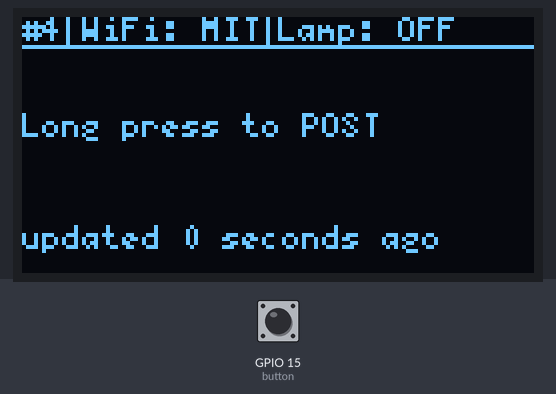
The sketch below on a simulated ESP32. Shown: 128×64 one-colour display. Inputs (shaded band) come from the test bench; at power-on: GPIO 15 (button) LOW. WiFi joins after 1.5 s; servers stay silent unless stated; uploads are accepted with an empty reply; what the sketch prints to the serial monitor is not drawn.

Above: at 5.5 s.
5.6 s: GPIO 15 (button) pulled HIGH for 0.15 s
At 8.1 s:
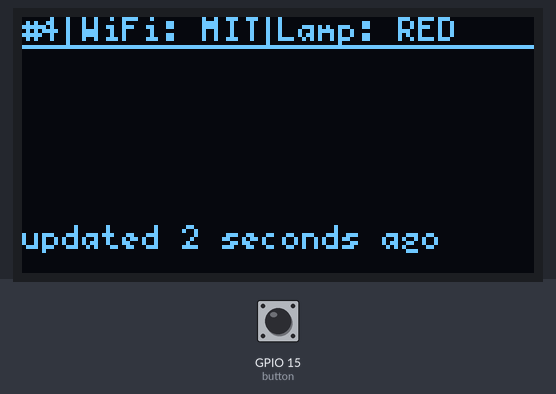
8.7 s: GPIO 15 (button) pulled HIGH for 1 s
At 10.3 s:
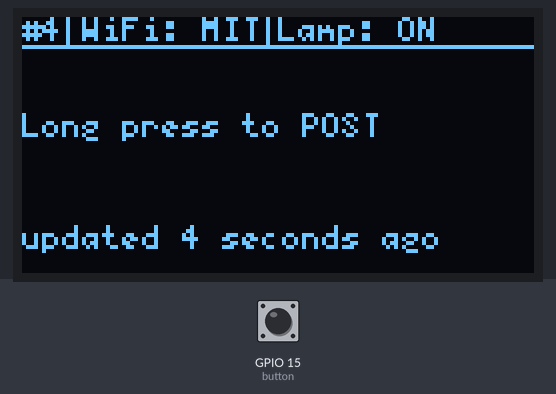
12.7 s: GPIO 15 (button) pulled HIGH for 0.15 s
At 15.4 s:
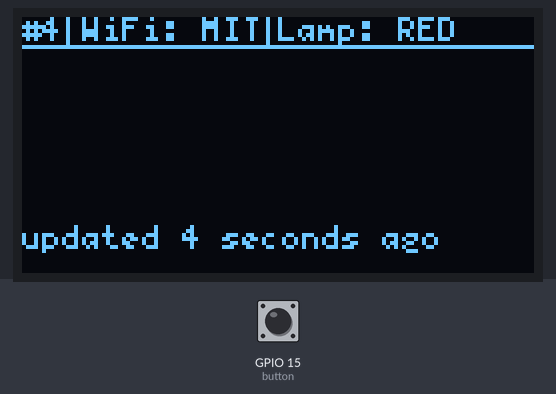
15.8 s: GPIO 15 (button) pulled HIGH for 1 s
At 18.7 s:
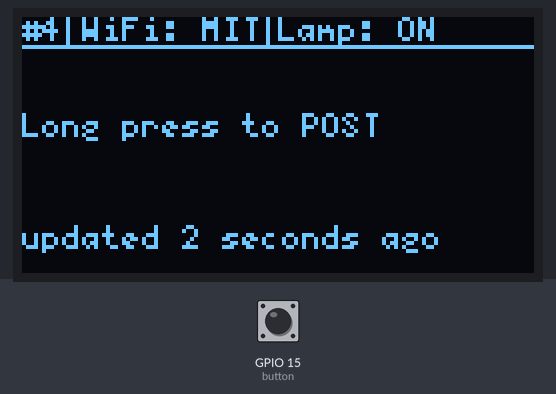
Timing chart, 0 to 19.3 s (numbered marks = the images above; inputs shaded):
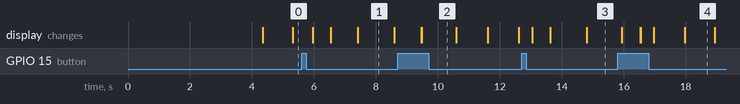

Measured:
- after the input at 5.6 s, the display: first changes after 0.36 s (image 1 shows a later state)
- after the input at 8.7 s, the display: first changes after 0.76 s (image 2 shows a later state)
- after the input at 12.7 s, the display: first changes after 0.35 s (image 3 shows a later state)
- after the input at 15.8 s, the display: first differs from a run without the input after 0.72 s (image 4 shows a later state)

The sketch:

lamp.ino
```cpp
/*
This code is what will be running on the single lamp
ESP32 module.

Basically, it should perform a GET request every 3 seconds,
checking to see if its status has been updated on the
server to one of the emergency states, and update the
lamp color based on that information.
*/

#include <U8g2lib.h>
#include <WiFi.h>

#define SCREEN U8G2_SH1106_128X64_NONAME_F_4W_HW_SPI
#define SCREEN_HEIGHT 64
#define SCREEN_WIDTH 128

// LIGHTSTATE variables
#define OFF 0
#define DIM 1
#define ON 2
#define RED 3
#define BLUE 4
#define ORANGE 5

// STATE variables
#define IDLE 0
#define MOTION 3
#define RECORDING 4
#define FIRE 5
#define SAFETY 6
#define INJURY 7
#define CANCEL 8
#define HELP_INCOMING 9
#define HELP_CLOSE 10
#define HELP_ARRIVED 11
#define RESET 12

// lamp ID in database
int ID = 4;

const int response_timeout = 6000; //ms to wait for response from host
const int button_pin = 15;
unsigned long get_timer = millis();
int get_delay = 5000 ;
int STATE = 0;
int LIGHTSTATE = 0;
String type = "";
String message;
String status;

SCREEN oled(U8G2_R0, 5, 17, 16);


class Button {
  public:
    unsigned long t_of_state_2;
    unsigned long t_of_button_change;
    unsigned long debounce_time;
    unsigned long long_press_time;
    int pin;
    int flag;
    bool button_pressed;
    int state; // This is public for the sake of convenience
    Button(int p) {
        flag = 0;
        state = 0;
        pin = p;
        t_of_state_2 = millis();       //init
        t_of_button_change = millis(); //init
        debounce_time = 10;
        long_press_time = 1000;
        button_pressed = 0;
    }
    void read() {
        int button_state = digitalRead(pin);
        button_pressed = !button_state;
    }
    int update() {
      read();
      flag = 0;
      if (state == 0) {
          if (button_pressed) {
              state = 1;
              t_of_button_change = millis();
          }
          return flag;
      } else if (state == 1) {
          if (button_pressed && millis() - t_of_button_change >= debounce_time) {
              state = 2;
              t_of_state_2 = millis();
          } else if (!button_pressed) {
              state = 0;
              t_of_button_change = millis();
          }
      } else if (state == 2) {
          if (!button_pressed){
              state = 4;
              t_of_button_change = millis();
          } else if (button_pressed && millis() - t_of_state_2 >= long_press_time){
              state = 3;
          }
      } else if (state == 3) {
          if (!button_pressed){
              state = 4;
              t_of_button_change = millis();
          }
      } else if (state == 4) {
          if (button_pressed && millis() - t_of_state_2 < long_press_time) {
              state = 2;
              t_of_button_change = millis();
          } else if (button_pressed && millis() - t_of_state_2 >= long_press_time) {
              state = 3;
              t_of_button_change = millis();
          } else if (!button_pressed && millis() - t_of_button_change >= debounce_time) {
              state = 0;
              if (millis() - t_of_state_2 <= long_press_time) {
                  flag = 1;
              } else if (millis() - t_of_state_2 >= long_press_time) {
                  flag = 2;
              }
          }
      }
      return flag;
    }
};


Button button(15); //declare button object


void setup() {
  Serial.begin(115200);
  Serial.println("Starting...");
  oled.setFont(u8g2_font_5x7_tf); //set font on oled
  oled.begin();
  WiFi.begin("MIT");      //attempt to connect to wifi
  oled.setCursor(0, 15);  //set cursor
  oled.print("Starting"); //print starting message
  oled.sendBuffer();      //send it (so it displays)
  start_WiFi();
  Serial.println("Started.");
  status = do_get();
}


void loop() {
  oled.clearBuffer();
  int bv = button.update(); //get button value
  switch (STATE) {
    case IDLE:
      message = "Long press to POST";
      if (bv == 2){
        STATE = FIRE;
      }
      break;
    case FIRE: {
      if (bv == 2){
        String output = do_post("IDLE");
        STATE = IDLE;
        LIGHTSTATE = ON;//Delay and then dim
      } else {
        String output = do_post("FIRE");
        message = output;
        LIGHTSTATE = RED;
      }
      break;
      }
    }
  switch (LIGHTSTATE) {
    case OFF:
      oled.setCursor(64, 6);
      oled.print("Lamp: OFF");
      break;
    case DIM:
      oled.setCursor(64, 6);
      oled.print("Lamp: DIM");
      break;
    case ON:
      oled.setCursor(64, 6);
      oled.print("Lamp: ON");
      break;
    case RED:
      oled.setCursor(64, 6);
      oled.print("Lamp: RED");
      break;
    case BLUE:
      oled.setCursor(64, 6);
      oled.print("Lamp: BLUE");
      break;
    case ORANGE:
      oled.setCursor(64, 6);
      oled.print("Lamp: ORANGE");
      break;
  }
  // update the status if we haven't checked in a while
  if (millis() - get_timer > get_delay) {
    String get = do_get();
    status = get;
    get_timer = millis();
    if (status == "FIRE"){
      LIGHTSTATE = RED;
    } else if (status == "IDLE"){
      LIGHTSTATE = ON;
    } else if (status == "ACCEPTED") {
      LIGHTSTATE = BLUE;
    }
  }
  // draw lines for the "status bar"
  oled.drawLine(0, 7, 128, 7);
  oled.drawLine(11, 0, 11, 7);
  oled.drawLine(61, 0, 61, 7);
  // print the main message at center screen
  pretty_print(0, 30, message, 5, 7, 1, oled);
  // print the status bar message along the top
  pretty_print(0,6,"#" + String(ID) + String(" WiFi: ") + String(WiFi.SSID()),5,7,1,oled);
  // print the "last updated" at the bottom
  pretty_print(0, 58,String("updated ") + String((millis()-get_timer)/1000) + String(" seconds ago"),5,7,1,oled);
  oled.sendBuffer();
}


String do_get(){
  String out = "";
  WiFiClient client; //instantiate a client object
  if (client.connect("iesc-s1.mit.edu", 80)) { //try to connect to iesc-s1.mit.edu
    client.println("GET /608dev/sandbox/linnear/emergencyRequest.py?ID="+String(ID)+"&type=lamp HTTP/1.1");
    client.println("Host: iesc-s1.mit.edu");
    client.print("\r\n");
    unsigned long count = millis();
    while (client.connected()) { //while we remain connected read out data coming back
      String line = client.readStringUntil('\n');
      Serial.println(line);
      if (line == "\r") { //found a blank line!
        //headers have been received! (indicated by blank line)
        break;
      }
      if (millis()-count>6000) break;
    }
    count = millis();
    String op; //create empty String object
    while (client.available()) { //read out remaining text (body of response)
      op+=(char)client.read();
    }
    out += op;
    Serial.println(op);
    client.stop();
    Serial.println();
    Serial.println("-----------");
  }else{
    Serial.println("connection failed");
    Serial.println("wait 0.5 sec...");
    client.stop();
    delay(300);
  }
  return out;
}


String do_post(String inp){
  String out = "";
  WiFiClient client; //instantiate a client object
  if (client.connect("iesc-s1.mit.edu", 80)) { //try to connect to iesc-s1.mit.edu
    String body = "{\"type\":\"lamp\",\"status\":\""+String(inp)+"\",\"ID\":"+String(ID)+"}";
    client.println("POST /608dev/sandbox/linnear/emergencyRequest.py HTTP/1.1");
    client.println("Host: iesc-s1.mit.edu");
    client.println("Content-Type: application/json");
    client.println("Content-Length: " + String(body.length()));
    client.print("\r\n");
    client.print(body);
    unsigned long count = millis();
    while (client.connected()) { //while we remain connected read out data coming back
      String line = client.readStringUntil('\n');
      Serial.println(line);
      if (line == "\r") { //found a blank line!
        //headers have been received! (indicated by blank line)
        break;
      }
      if (millis()-count>6000) break;
    }
    count = millis();
    String op; //create empty String object
    while (client.available()) { //read out remaining text (body of response)
      op+=(char)client.read();
    }
    out += op;
    Serial.println(op);
    client.stop();
    Serial.println();
    Serial.println("-----------");
  }else{
    Serial.println("connection failed");
    Serial.println("wait 0.5 sec...");
    client.stop();
    delay(300);
  }
  return out;
}

void pretty_print(int startx, int starty, String input, int fwidth, int fheight, int spacing, SCREEN &display){
  int y = starty;
  int input_ind = 0;
  int width = (SCREEN_WIDTH - startx)/fwidth;
  while (input_ind < input.length()){
    if (y > SCREEN_HEIGHT){
      break;
      }
    oled.setCursor(startx,y);
    String str = input.substring(input_ind, input_ind+width);
    if (str.indexOf("\n") != -1){
      str = str.substring(0, str.indexOf("\n") + 1);
      input_ind = input_ind + str.length();
      }
    else {
      input_ind = input_ind + width;
      }
    oled.print(str);
    y = y + fheight + spacing;
    oled.setCursor(startx, y);
    }
}


//Start up WiFi.
void start_WiFi(){
  int count = 0; //count used for Wifi check times
  while (WiFi.status() != WL_CONNECTED && count<6) {
    delay(500);
    Serial.print(".");
    count++;
  }
  delay(2000);
  if (WiFi.isConnected()) { //if we connected then print our IP, Mac, and SSID we're on
    Serial.println(WiFi.localIP().toString() + " (" + WiFi.macAddress() + ") (" + WiFi.SSID() + ")");
    delay(500);
  } else { //if we failed to connect just ry again.
    Serial.println(WiFi.status());
    ESP.restart(); // restart the ESP
  }
}
```
